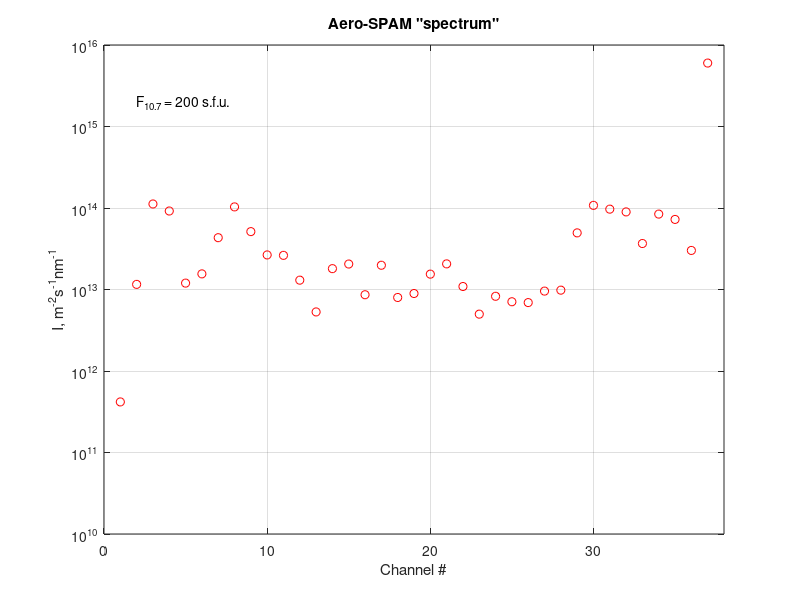

Write MATLAB code to recreate this figure.
clear all
% The Aero-SPAM model reconstructs the shortwave photon flux I, 1/(m^2*s*nm)  
% at the top of the Earth's atmosphere depending on the solar radio emission 
% flux F10.7.
%
% The Aero-SPAM model was developed by Vera Nikolaeva and Evgeny Gordeev
% and published in Geoscientific Model Development (GMD)
% [Nikolaeva and Gordeev, 2022].
%
% Note that the visualization is performed for specific spectral channels 
% numbered from 1 to 37, which include photon flux values in 17 spectral 
% lines and 20 spectral bands (see tab_AeroSPAM.txt).



%% ----- INPUT -----
F107 = 200 ;  % F10.7 index within valid limits of applicability: 65 < F10.7 < 200 s.f.u. 
% -------------------------------------------------------------------------



%% ----- Aero-SPAM -----
tab_ASPAM = load('tab_AeroSPAM.txt') ;
chan = tab_ASPAM(:,1) ;  % spectral channel
p1_ASPAM = tab_ASPAM(:,4) ;
p2_ASPAM = tab_ASPAM(:,5) ;
p3_ASPAM = tab_ASPAM(:,6) ;

% -- photon flux at the top of atmosphere --
Itop = p1_ASPAM.*F107^2 + p2_ASPAM.*F107 + p3_ASPAM ; 
%--------------------------------------------------------------------------


%% ----- spectrum visualization ------
figure
stem(chan, Itop, 'or') ;  hold on ; grid on ;
xlim([0 38]) ; ylim([1e10 1e16]) ;
set(gca,'yscal','log')
xlabel('Channel #') ;
ylabel('I, m^-^2s^-^1nm^-^1') ;
title('Aero-SPAM "spectrum"') ;
text(2, 2e+15, ['F_1_0_._7 = ',num2str(F107),' s.f.u.']) ;
%--------------------------------------------------------------------------
 



